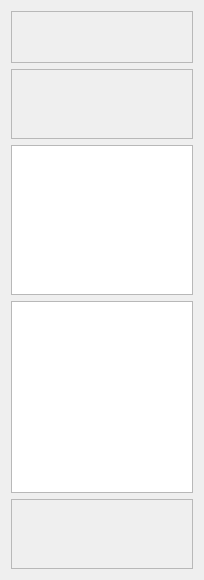
                  <widget class="QWidget" name="libraryTab">
                   <property name="toolTip">
                    <string>&lt;html&gt;&lt;head/&gt;&lt;body&gt;&lt;p&gt;Create &amp;amp; Manage your stickfigures libraries&lt;/p&gt;&lt;/body&gt;&lt;/html&gt;</string>
                   </property>
                   <attribute name="title">
                    <string>Libraries</string>
                   </attribute>
                   <layout class="QVBoxLayout" name="verticalLayout_7" stretch="0,0,1,1,0">
                    <item>
                     <widget class="QFrame" name="frame_27">
                      <property name="frameShape">
                       <enum>QFrame::StyledPanel</enum>
                      </property>
                      <property name="frameShadow">
                       <enum>QFrame::Raised</enum>
                      </property>
                      <layout class="QHBoxLayout" name="horizontalLayout_34">
                       <property name="leftMargin">
                        <number>0</number>
                       </property>
                       <property name="topMargin">
                        <number>0</number>
                       </property>
                       <property name="rightMargin">
                        <number>0</number>
                       </property>
                       <property name="bottomMargin">
                        <number>0</number>
                       </property>
                       <item>
                        <widget class="QPushButton" name="loadLibraryBtn">
                         <property name="sizePolicy">
                          <sizepolicy hsizetype="Minimum" vsizetype="Fixed">
                           <horstretch>50</horstretch>
                           <verstretch>50</verstretch>
                          </sizepolicy>
                         </property>
                         <property name="minimumSize">
                          <size>
                           <width>25</width>
                           <height>25</height>
                          </size>
                         </property>
                         <property name="maximumSize">
                          <size>
                           <width>50</width>
                           <height>50</height>
                          </size>
                         </property>
                         <property name="toolTip">
                          <string>Open a library file</string>
                         </property>
                         <property name="styleSheet">
                          <string notr="true">QPushButton {
    qproperty-icon: url(&quot; &quot;); /* empty image */
    qproperty-iconSize: 16px 16px; /* space for the background image */
    image: url(:/resources/openlib_00001.png);
    width: 50px;
    height: 50px;
    background-repeat: no-repeat;
	border: 0px solid #5A5A5A;
}
QPushButton:hover{
    image: url(:/resources/openlib_00002.png);
    background-repeat: no-repeat;
	background-color: rgb(25, 25, 25)
}
QPushButton:pressed{
    image: url(:/resources/openlib_00003.png);
    background-repeat: no-repeat;
}
</string>
                         </property>
                         <property name="text">
                          <string/>
                         </property>
                        </widget>
                       </item>
                       <item>
                        <widget class="QPushButton" name="saveCurrentLibraryBtn">
                         <property name="minimumSize">
                          <size>
                           <width>25</width>
                           <height>25</height>
                          </size>
                         </property>
                         <property name="maximumSize">
                          <size>
                           <width>50</width>
                           <height>50</height>
                          </size>
                         </property>
                         <property name="toolTip">
                          <string>Save current Library</string>
                         </property>
                         <property name="styleSheet">
                          <string notr="true">QPushButton {
    qproperty-icon: url(&quot; &quot;); /* empty image */
    qproperty-iconSize: 16px 16px; /* space for the background image */
    image: url(:/resources/savecurrentlib_00001.png);
    width: 50px;
    height: 50px;
    background-repeat: no-repeat;
	border: 0px solid #5A5A5A;
}
QPushButton:hover{
    image: url(:/resources/savecurrentlib_00002.png);
    background-repeat: no-repeat;
	background-color: rgb(25, 25, 25)
}
QPushButton:pressed{
    image: url(:/resources/savecurrentlib_00003.png);
    background-repeat: no-repeat;
}
</string>
                         </property>
                         <property name="text">
                          <string/>
                         </property>
                        </widget>
                       </item>
                       <item>
                        <widget class="QPushButton" name="saveLibraryBtn">
                         <property name="minimumSize">
                          <size>
                           <width>25</width>
                           <height>25</height>
                          </size>
                         </property>
                         <property name="maximumSize">
                          <size>
                           <width>50</width>
                           <height>50</height>
                          </size>
                         </property>
                         <property name="toolTip">
                          <string>Save current Library as a new file</string>
                         </property>
                         <property name="styleSheet">
                          <string notr="true">QPushButton {
    qproperty-icon: url(&quot; &quot;); /* empty image */
    qproperty-iconSize: 16px 16px; /* space for the background image */
    image: url(:/resources/savenewlib_00001.png);
    width: 50px;
    height: 50px;
    background-repeat: no-repeat;
	border: 0px solid #5A5A5A;
}
QPushButton:hover{
    image: url(:/resources/savenewlib_00002.png);
    background-repeat: no-repeat;
	background-color: rgb(25, 25, 25)
}
QPushButton:pressed{
    image: url(:/resources/savenewlib_00003.png);
    background-repeat: no-repeat;
}
</string>
                         </property>
                         <property name="text">
                          <string/>
                         </property>
                        </widget>
                       </item>
                      </layout>
                     </widget>
                    </item>
                    <item>
                     <widget class="QFrame" name="frame_42">
                      <property name="frameShape">
                       <enum>QFrame::StyledPanel</enum>
                      </property>
                      <property name="frameShadow">
                       <enum>QFrame::Raised</enum>
                      </property>
                      <layout class="QHBoxLayout" name="horizontalLayout_48">
                       <item>
                        <widget class="QPushButton" name="refreshLibrariesBtn">
                         <property name="minimumSize">
                          <size>
                           <width>25</width>
                           <height>25</height>
                          </size>
                         </property>
                         <property name="maximumSize">
                          <size>
                           <width>50</width>
                           <height>50</height>
                          </size>
                         </property>
                         <property name="toolTip">
                          <string>Refresh library folder</string>
                         </property>
                         <property name="styleSheet">
                          <string notr="true">QPushButton {
    qproperty-icon: url(&quot; &quot;); /* empty image */
    qproperty-iconSize: 16px 16px; /* space for the background image */
    image: url(:/resources/refreshlibs_00001.png);
    width: 50px;
    height: 50px;
    background-repeat: no-repeat;
	border: 0px solid #5A5A5A;
}
QPushButton:hover{
    image: url(:/resources/refreshlibs_00002.png);
    background-repeat: no-repeat;
	background-color: rgb(25, 25, 25)
}
QPushButton:pressed{
    image: url(:/resources/refreshlibs_00003.png);
    background-repeat: no-repeat;
}
</string>
                         </property>
                         <property name="text">
                          <string/>
                         </property>
                        </widget>
                       </item>
                       <item>
                        <widget class="QPushButton" name="createNewLibraryBtn">
                         <property name="minimumSize">
                          <size>
                           <width>25</width>
                           <height>25</height>
                          </size>
                         </property>
                         <property name="maximumSize">
                          <size>
                           <width>50</width>
                           <height>50</height>
                          </size>
                         </property>
                         <property name="toolTip">
                          <string>Create Library: Create and save a new library file</string>
                         </property>
                         <property name="styleSheet">
                          <string notr="true">QPushButton {
    qproperty-icon: url(&quot; &quot;); /* empty image */
    qproperty-iconSize: 16px 16px; /* space for the background image */
    image: url(:/resources/addlibrary_00001.png);
    width: 50px;
    height: 50px;
    background-repeat: no-repeat;
	border: 0px solid #5A5A5A;
}
QPushButton:hover{
    image: url(:/resources/addlibrary_00002.png);
    background-repeat: no-repeat;
	background-color: rgb(25, 25, 25)
}
QPushButton:pressed{
    image: url(:/resources/addlibrary_00003.png);
    background-repeat: no-repeat;
}
</string>
                         </property>
                         <property name="text">
                          <string/>
                         </property>
                        </widget>
                       </item>
                       <item>
                        <widget class="QPushButton" name="deleteLibrary">
                         <property name="minimumSize">
                          <size>
                           <width>25</width>
                           <height>25</height>
                          </size>
                         </property>
                         <property name="maximumSize">
                          <size>
                           <width>50</width>
                           <height>50</height>
                          </size>
                         </property>
                         <property name="toolTip">
                          <string>Remove library from list</string>
                         </property>
                         <property name="styleSheet">
                          <string notr="true">QPushButton {
    qproperty-icon: url(&quot; &quot;); /* empty image */
    qproperty-iconSize: 16px 16px; /* space for the background image */
    image: url(:/resources/removelib_00001.png);
    width: 50px;
    height: 50px;
    background-repeat: no-repeat;
	border: 0px solid #5A5A5A;
}
QPushButton:hover{
    image: url(:/resources/removelib_00002.png);
    background-repeat: no-repeat;
	background-color: rgb(25, 25, 25)
}
QPushButton:pressed{
    image: url(:/resources/removelib_00003.png);
    background-repeat: no-repeat;
}
</string>
                         </property>
                         <property name="text">
                          <string/>
                         </property>
                        </widget>
                       </item>
                      </layout>
                     </widget>
                    </item>
                    <item>
                     <widget class="QListWidget" name="libraryList">
                      <property name="sizePolicy">
                       <sizepolicy hsizetype="Ignored" vsizetype="Maximum">
                        <horstretch>0</horstretch>
                        <verstretch>0</verstretch>
                       </sizepolicy>
                      </property>
                      <property name="maximumSize">
                       <size>
                        <width>16777215</width>
                        <height>150</height>
                       </size>
                      </property>
                      <property name="toolTip">
                       <string>&lt;html&gt;&lt;head/&gt;&lt;body&gt;&lt;p&gt;&lt;span style=&quot; font-weight:600;&quot;&gt;Library List&lt;/span&gt;&lt;/p&gt;&lt;/body&gt;&lt;/html&gt;</string>
                      </property>
                     </widget>
                    </item>
                    <item>
                     <widget class="QListWidget" name="currentLibrary">
                      <property name="sizePolicy">
                       <sizepolicy hsizetype="Ignored" vsizetype="Expanding">
                        <horstretch>0</horstretch>
                        <verstretch>0</verstretch>
                       </sizepolicy>
                      </property>
                      <property name="toolTip">
                       <string>&lt;html&gt;&lt;head/&gt;&lt;body&gt;&lt;p&gt;&lt;span style=&quot; font-weight:600;&quot;&gt;Current Library Content&lt;/span&gt;&lt;/p&gt;&lt;/body&gt;&lt;/html&gt;</string>
                      </property>
                      <property name="iconSize">
                       <size>
                        <width>150</width>
                        <height>150</height>
                       </size>
                      </property>
                      <property name="gridSize">
                       <size>
                        <width>65</width>
                        <height>65</height>
                       </size>
                      </property>
                      <property name="viewMode">
                       <enum>QListView::IconMode</enum>
                      </property>
                      <property name="modelColumn">
                       <number>0</number>
                      </property>
                     </widget>
                    </item>
                    <item>
                     <widget class="QFrame" name="frame_43">
                      <property name="frameShape">
                       <enum>QFrame::StyledPanel</enum>
                      </property>
                      <property name="frameShadow">
                       <enum>QFrame::Raised</enum>
                      </property>
                      <layout class="QHBoxLayout" name="horizontalLayout_49">
                       <item>
                        <widget class="QPushButton" name="addItemToLibBtn">
                         <property name="minimumSize">
                          <size>
                           <width>25</width>
                           <height>25</height>
                          </size>
                         </property>
                         <property name="maximumSize">
                          <size>
                           <width>50</width>
                           <height>50</height>
                          </size>
                         </property>
                         <property name="toolTip">
                          <string>&lt;html&gt;&lt;head/&gt;&lt;body&gt;&lt;p&gt;&lt;span style=&quot; font-weight:600;&quot;&gt;Add StickFigure to Library:&lt;/span&gt;&lt;/p&gt;&lt;p&gt;Adds the currently selected stickfigure to the selected library&lt;/p&gt;&lt;/body&gt;&lt;/html&gt;</string>
                         </property>
                         <property name="styleSheet">
                          <string notr="true">QPushButton {
    qproperty-icon: url(&quot; &quot;); /* empty image */
    qproperty-iconSize: 16px 16px; /* space for the background image */
    image: url(:/resources/scenetolib_00001.png);
    width: 50px;
    height: 50px;
    background-repeat: no-repeat;
	border: 0px solid #5A5A5A;
}
QPushButton:hover{
    image: url(:/resources/scenetolib_00002.png);
    background-repeat: no-repeat;
	background-color: rgb(25, 25, 25)
}
QPushButton:pressed{
    image: url(:/resources/scenetolib_00003.png);
    background-repeat: no-repeat;
}
</string>
                         </property>
                         <property name="text">
                          <string/>
                         </property>
                        </widget>
                       </item>
                       <item>
                        <widget class="QPushButton" name="addItemFromLibraryToSceneBtn">
                         <property name="minimumSize">
                          <size>
                           <width>25</width>
                           <height>25</height>
                          </size>
                         </property>
                         <property name="maximumSize">
                          <size>
                           <width>50</width>
                           <height>50</height>
                          </size>
                         </property>
                         <property name="toolTip">
                          <string>&lt;html&gt;&lt;head/&gt;&lt;body&gt;&lt;p&gt;&lt;span style=&quot; font-weight:600;&quot;&gt;Insert Stickfigure From Library:&lt;/span&gt;&lt;/p&gt;&lt;p&gt;&lt;br/&gt;&lt;/p&gt;&lt;p&gt;Inserts the currently selected library element into the scene&lt;/p&gt;&lt;/body&gt;&lt;/html&gt;</string>
                         </property>
                         <property name="styleSheet">
                          <string notr="true">QPushButton {
    qproperty-icon: url(&quot; &quot;); /* empty image */
    qproperty-iconSize: 16px 16px; /* space for the background image */
    image: url(:/resources/libtoscene_00001.png);
    width: 50px;
    height: 50px;
    background-repeat: no-repeat;
	border: 0px solid #5A5A5A;
}
QPushButton:hover{
    image: url(:/resources/libtoscene_00002.png);
    background-repeat: no-repeat;
	background-color: rgb(25, 25, 25)
}
QPushButton:pressed{
    image: url(:/resources/libtoscene_00003.png);
    background-repeat: no-repeat;
}
</string>
                         </property>
                         <property name="text">
                          <string/>
                         </property>
                        </widget>
                       </item>
                       <item>
                        <widget class="QPushButton" name="removeFromLibraryBtn">
                         <property name="minimumSize">
                          <size>
                           <width>25</width>
                           <height>25</height>
                          </size>
                         </property>
                         <property name="maximumSize">
                          <size>
                           <width>50</width>
                           <height>50</height>
                          </size>
                         </property>
                         <property name="toolTip">
                          <string>&lt;html&gt;&lt;head/&gt;&lt;body&gt;&lt;p&gt;&lt;span style=&quot; font-weight:600;&quot;&gt;Remove StickFigure from library:&lt;/span&gt;&lt;/p&gt;&lt;p&gt;&lt;br/&gt;&lt;/p&gt;&lt;p&gt;Removes the selected stickfigure from the library&lt;/p&gt;&lt;/body&gt;&lt;/html&gt;</string>
                         </property>
                         <property name="styleSheet">
                          <string notr="true">QPushButton {
    qproperty-icon: url(&quot; &quot;); /* empty image */
    qproperty-iconSize: 16px 16px; /* space for the background image */
    image: url(:/resources/removestickfromlib_00001.png);
    width: 50px;
    height: 50px;
    background-repeat: no-repeat;
	border: 0px solid #5A5A5A;
}
QPushButton:hover{
    image: url(:/resources/removestickfromlib_00002.png);
    background-repeat: no-repeat;
	background-color: rgb(25, 25, 25)
}
QPushButton:pressed{
    image: url(:/resources/removestickfromlib_00003.png);
    background-repeat: no-repeat;
}
</string>
                         </property>
                         <property name="text">
                          <string/>
                         </property>
                        </widget>
                       </item>
                      </layout>
                     </widget>
                    </item>
                   </layout>
                  </widget>
